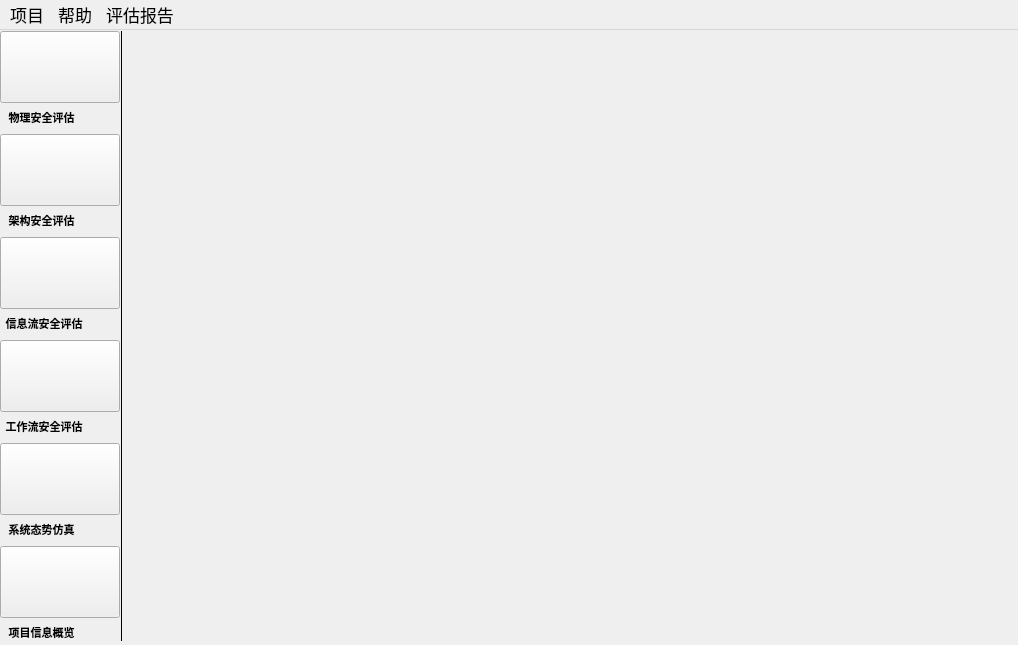
<?xml version="1.0" encoding="UTF-8"?>
<ui version="4.0">
 <class>MainWindow</class>
 <widget class="QMainWindow" name="MainWindow">
  <property name="geometry">
   <rect>
    <x>0</x>
    <y>0</y>
    <width>1018</width>
    <height>639</height>
   </rect>
  </property>
  <property name="font">
   <font>
    <pointsize>8</pointsize>
   </font>
  </property>
  <property name="windowTitle">
   <string>MainWindow</string>
  </property>
  <widget class="QWidget" name="centralWidget">
   <layout class="QHBoxLayout" name="horizontalLayout_3">
    <property name="leftMargin">
     <number>0</number>
    </property>
    <property name="topMargin">
     <number>1</number>
    </property>
    <property name="rightMargin">
     <number>1</number>
    </property>
    <property name="bottomMargin">
     <number>4</number>
    </property>
    <item>
     <layout class="QHBoxLayout" name="horizontalLayout">
      <item>
       <layout class="QHBoxLayout" name="horizontalLayout_2">
        <property name="spacing">
         <number>0</number>
        </property>
        <item>
         <layout class="QVBoxLayout" name="verticalLayout_7">
          <property name="spacing">
           <number>8</number>
          </property>
          <item>
           <layout class="QVBoxLayout" name="verticalLayout">
            <property name="spacing">
             <number>6</number>
            </property>
            <item>
             <widget class="QToolButton" name="bwuli_assess">
              <property name="sizePolicy">
               <sizepolicy hsizetype="Fixed" vsizetype="Fixed">
                <horstretch>0</horstretch>
                <verstretch>0</verstretch>
               </sizepolicy>
              </property>
              <property name="minimumSize">
               <size>
                <width>120</width>
                <height>72</height>
               </size>
              </property>
              <property name="font">
               <font>
                <family>微软雅黑</family>
                <pointsize>15</pointsize>
               </font>
              </property>
              <property name="text">
               <string/>
              </property>
              <property name="icon">
               <iconset resource="../file.qrc">
                <normaloff>:/png/rc/wuli.png</normaloff>:/png/rc/wuli.png</iconset>
              </property>
              <property name="iconSize">
               <size>
                <width>64</width>
                <height>64</height>
               </size>
              </property>
              <property name="checkable">
               <bool>true</bool>
              </property>
              <property name="autoExclusive">
               <bool>true</bool>
              </property>
             </widget>
            </item>
            <item>
             <widget class="QLabel" name="lwuli_assess">
              <property name="sizePolicy">
               <sizepolicy hsizetype="Fixed" vsizetype="Fixed">
                <horstretch>0</horstretch>
                <verstretch>0</verstretch>
               </sizepolicy>
              </property>
              <property name="font">
               <font>
                <family>仿宋</family>
                <pointsize>8</pointsize>
                <weight>75</weight>
                <bold>true</bold>
               </font>
              </property>
              <property name="text">
               <string>   物理安全评估</string>
              </property>
             </widget>
            </item>
           </layout>
          </item>
          <item>
           <layout class="QVBoxLayout" name="verticalLayout_2">
            <item>
             <widget class="QToolButton" name="bnet_assess">
              <property name="sizePolicy">
               <sizepolicy hsizetype="Fixed" vsizetype="Fixed">
                <horstretch>0</horstretch>
                <verstretch>0</verstretch>
               </sizepolicy>
              </property>
              <property name="minimumSize">
               <size>
                <width>120</width>
                <height>72</height>
               </size>
              </property>
              <property name="font">
               <font>
                <family>微软雅黑</family>
                <pointsize>15</pointsize>
               </font>
              </property>
              <property name="text">
               <string/>
              </property>
              <property name="icon">
               <iconset resource="../file.qrc">
                <normaloff>:/png/rc/net.png</normaloff>:/png/rc/net.png</iconset>
              </property>
              <property name="iconSize">
               <size>
                <width>64</width>
                <height>64</height>
               </size>
              </property>
              <property name="checkable">
               <bool>true</bool>
              </property>
              <property name="autoExclusive">
               <bool>true</bool>
              </property>
             </widget>
            </item>
            <item>
             <widget class="QLabel" name="lnet_assess">
              <property name="sizePolicy">
               <sizepolicy hsizetype="Fixed" vsizetype="Fixed">
                <horstretch>0</horstretch>
                <verstretch>0</verstretch>
               </sizepolicy>
              </property>
              <property name="font">
               <font>
                <family>仿宋</family>
                <pointsize>8</pointsize>
                <weight>75</weight>
                <bold>true</bold>
               </font>
              </property>
              <property name="text">
               <string>   架构安全评估</string>
              </property>
             </widget>
            </item>
           </layout>
          </item>
          <item>
           <layout class="QVBoxLayout" name="verticalLayout_3">
            <item>
             <widget class="QToolButton" name="bmessage_assess">
              <property name="sizePolicy">
               <sizepolicy hsizetype="Fixed" vsizetype="Fixed">
                <horstretch>0</horstretch>
                <verstretch>0</verstretch>
               </sizepolicy>
              </property>
              <property name="minimumSize">
               <size>
                <width>120</width>
                <height>72</height>
               </size>
              </property>
              <property name="font">
               <font>
                <family>微软雅黑</family>
                <pointsize>15</pointsize>
               </font>
              </property>
              <property name="text">
               <string/>
              </property>
              <property name="icon">
               <iconset resource="../file.qrc">
                <normaloff>:/png/rc/message.png</normaloff>:/png/rc/message.png</iconset>
              </property>
              <property name="iconSize">
               <size>
                <width>64</width>
                <height>64</height>
               </size>
              </property>
              <property name="checkable">
               <bool>true</bool>
              </property>
              <property name="autoExclusive">
               <bool>true</bool>
              </property>
             </widget>
            </item>
            <item>
             <widget class="QLabel" name="lmessage_assess">
              <property name="sizePolicy">
               <sizepolicy hsizetype="Fixed" vsizetype="Fixed">
                <horstretch>0</horstretch>
                <verstretch>0</verstretch>
               </sizepolicy>
              </property>
              <property name="font">
               <font>
                <family>仿宋</family>
                <pointsize>8</pointsize>
                <weight>75</weight>
                <bold>true</bold>
               </font>
              </property>
              <property name="text">
               <string>  信息流安全评估</string>
              </property>
             </widget>
            </item>
           </layout>
          </item>
          <item>
           <layout class="QVBoxLayout" name="verticalLayout_4">
            <item>
             <widget class="QToolButton" name="bworkflow">
              <property name="sizePolicy">
               <sizepolicy hsizetype="Fixed" vsizetype="Fixed">
                <horstretch>0</horstretch>
                <verstretch>0</verstretch>
               </sizepolicy>
              </property>
              <property name="minimumSize">
               <size>
                <width>120</width>
                <height>72</height>
               </size>
              </property>
              <property name="font">
               <font>
                <family>微软雅黑</family>
                <pointsize>15</pointsize>
               </font>
              </property>
              <property name="text">
               <string/>
              </property>
              <property name="icon">
               <iconset resource="../file.qrc">
                <normaloff>:/png/rc/workflow.png</normaloff>:/png/rc/workflow.png</iconset>
              </property>
              <property name="iconSize">
               <size>
                <width>64</width>
                <height>64</height>
               </size>
              </property>
              <property name="checkable">
               <bool>true</bool>
              </property>
              <property name="autoExclusive">
               <bool>true</bool>
              </property>
             </widget>
            </item>
            <item>
             <widget class="QLabel" name="lworkflow">
              <property name="sizePolicy">
               <sizepolicy hsizetype="Fixed" vsizetype="Fixed">
                <horstretch>0</horstretch>
                <verstretch>0</verstretch>
               </sizepolicy>
              </property>
              <property name="font">
               <font>
                <family>仿宋</family>
                <pointsize>8</pointsize>
                <weight>75</weight>
                <bold>true</bold>
               </font>
              </property>
              <property name="text">
               <string>  工作流安全评估</string>
              </property>
             </widget>
            </item>
           </layout>
          </item>
          <item>
           <layout class="QVBoxLayout" name="verticalLayout_5">
            <item>
             <widget class="QToolButton" name="btaishi">
              <property name="sizePolicy">
               <sizepolicy hsizetype="Fixed" vsizetype="Fixed">
                <horstretch>0</horstretch>
                <verstretch>0</verstretch>
               </sizepolicy>
              </property>
              <property name="minimumSize">
               <size>
                <width>120</width>
                <height>72</height>
               </size>
              </property>
              <property name="font">
               <font>
                <family>微软雅黑</family>
                <pointsize>15</pointsize>
               </font>
              </property>
              <property name="text">
               <string/>
              </property>
              <property name="icon">
               <iconset resource="../file.qrc">
                <normaloff>:/png/rc/1taishi.ico</normaloff>:/png/rc/1taishi.ico</iconset>
              </property>
              <property name="iconSize">
               <size>
                <width>64</width>
                <height>64</height>
               </size>
              </property>
              <property name="checkable">
               <bool>true</bool>
              </property>
              <property name="autoExclusive">
               <bool>true</bool>
              </property>
             </widget>
            </item>
            <item>
             <widget class="QLabel" name="ltaishi">
              <property name="sizePolicy">
               <sizepolicy hsizetype="Fixed" vsizetype="Fixed">
                <horstretch>0</horstretch>
                <verstretch>0</verstretch>
               </sizepolicy>
              </property>
              <property name="font">
               <font>
                <family>仿宋</family>
                <weight>75</weight>
                <bold>true</bold>
               </font>
              </property>
              <property name="text">
               <string>   系统态势仿真</string>
              </property>
             </widget>
            </item>
           </layout>
          </item>
          <item>
           <spacer name="verticalSpacer">
            <property name="orientation">
             <enum>Qt::Vertical</enum>
            </property>
            <property name="sizeHint" stdset="0">
             <size>
              <width>20</width>
              <height>18</height>
             </size>
            </property>
           </spacer>
          </item>
          <item>
           <layout class="QVBoxLayout" name="verticalLayout_6">
            <item>
             <widget class="QToolButton" name="bproject_info">
              <property name="sizePolicy">
               <sizepolicy hsizetype="Fixed" vsizetype="Fixed">
                <horstretch>0</horstretch>
                <verstretch>0</verstretch>
               </sizepolicy>
              </property>
              <property name="minimumSize">
               <size>
                <width>120</width>
                <height>72</height>
               </size>
              </property>
              <property name="font">
               <font>
                <family>微软雅黑</family>
                <pointsize>15</pointsize>
               </font>
              </property>
              <property name="text">
               <string/>
              </property>
              <property name="icon">
               <iconset resource="../file.qrc">
                <normaloff>:/png/rc/projec_info.ico</normaloff>:/png/rc/projec_info.ico</iconset>
              </property>
              <property name="iconSize">
               <size>
                <width>64</width>
                <height>64</height>
               </size>
              </property>
              <property name="checkable">
               <bool>true</bool>
              </property>
              <property name="autoExclusive">
               <bool>true</bool>
              </property>
             </widget>
            </item>
            <item>
             <widget class="QLabel" name="lproject_info">
              <property name="sizePolicy">
               <sizepolicy hsizetype="Fixed" vsizetype="Fixed">
                <horstretch>0</horstretch>
                <verstretch>0</verstretch>
               </sizepolicy>
              </property>
              <property name="font">
               <font>
                <family>仿宋</family>
                <weight>75</weight>
                <bold>true</bold>
               </font>
              </property>
              <property name="text">
               <string>   项目信息概览</string>
              </property>
             </widget>
            </item>
           </layout>
          </item>
         </layout>
        </item>
        <item>
         <widget class="Line" name="line">
          <property name="styleSheet">
           <string notr="true">Line
{
	color:#ffa02f;
}</string>
          </property>
          <property name="frameShadow">
           <enum>QFrame::Plain</enum>
          </property>
          <property name="lineWidth">
           <number>1</number>
          </property>
          <property name="orientation">
           <enum>Qt::Vertical</enum>
          </property>
         </widget>
        </item>
       </layout>
      </item>
      <item>
       <spacer name="horizontalSpacer_2">
        <property name="orientation">
         <enum>Qt::Horizontal</enum>
        </property>
        <property name="sizeHint" stdset="0">
         <size>
          <width>877</width>
          <height>58</height>
         </size>
        </property>
       </spacer>
      </item>
     </layout>
    </item>
   </layout>
  </widget>
  <widget class="QMenuBar" name="menuBar">
   <property name="geometry">
    <rect>
     <x>0</x>
     <y>0</y>
     <width>1018</width>
     <height>29</height>
    </rect>
   </property>
   <property name="font">
    <font>
     <pointsize>13</pointsize>
     <weight>50</weight>
     <italic>false</italic>
     <bold>false</bold>
     <underline>false</underline>
    </font>
   </property>
   <widget class="QMenu" name="menuSde">
    <property name="title">
     <string>项目</string>
    </property>
    <addaction name="newProject"/>
    <addaction name="openProject"/>
    <addaction name="close_project"/>
   </widget>
   <widget class="QMenu" name="menu_2">
    <property name="title">
     <string>帮助</string>
    </property>
    <addaction name="action_oenHelp"/>
    <addaction name="action_findPDF"/>
   </widget>
   <widget class="QMenu" name="menu">
    <property name="title">
     <string>评估报告</string>
    </property>
    <addaction name="action_createRecord"/>
    <addaction name="action_viewRecord"/>
   </widget>
   <addaction name="menuSde"/>
   <addaction name="menu_2"/>
   <addaction name="menu"/>
  </widget>
  <action name="action">
   <property name="text">
    <string>新建</string>
   </property>
  </action>
  <action name="newProject">
   <property name="text">
    <string>新建项目</string>
   </property>
  </action>
  <action name="openProject">
   <property name="text">
    <string>打开项目</string>
   </property>
  </action>
  <action name="close_project">
   <property name="text">
    <string>关闭项目</string>
   </property>
  </action>
  <action name="action_oenHelp">
   <property name="text">
    <string>查看帮助</string>
   </property>
   <property name="iconText">
    <string>打开</string>
   </property>
  </action>
  <action name="action_findPDF">
   <property name="text">
    <string>支撑文献</string>
   </property>
  </action>
  <action name="action_createRecord">
   <property name="text">
    <string>生成评估报告</string>
   </property>
  </action>
  <action name="action_viewRecord">
   <property name="text">
    <string>查看评估报告</string>
   </property>
  </action>
 </widget>
 <layoutdefault spacing="6" margin="11"/>
 <resources>
  <include location="../file.qrc"/>
 </resources>
 <connections/>
</ui>
